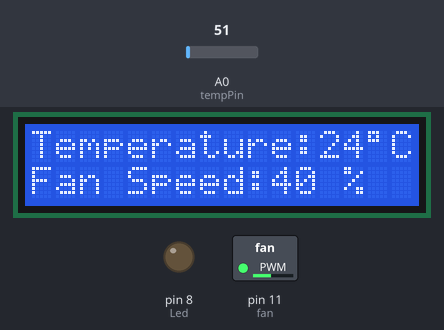
The sketch below on a simulated Arduino Uno, built with avr-gcc and run on an emulated ATmega328P. Shown: 16×2 character LCD, switched loads named in the sketch (green lamp = pin HIGH), output pins drawn as LEDs (lit = HIGH). Inputs (shaded band) come from the test bench; at power-on: A0 (tempPin) = 51.

Above: at 3.2 s.
3.3 s: A0 (tempPin) set to 61
At 4.5 s:
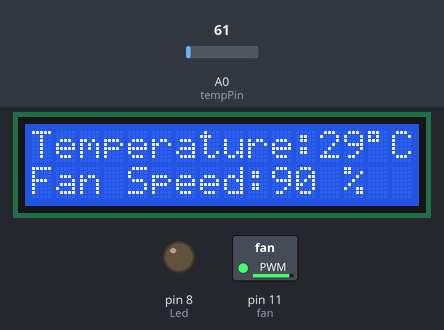
5.0 s: A0 (tempPin) set to 67
At 6.0 s:
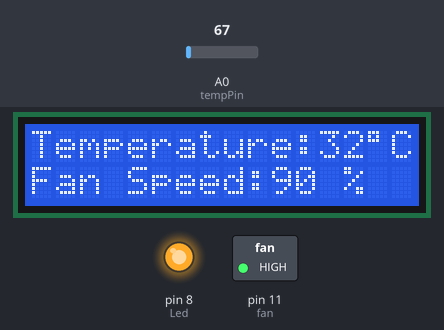
6.6 s: A0 (tempPin) set to 30
At 7.5 s:
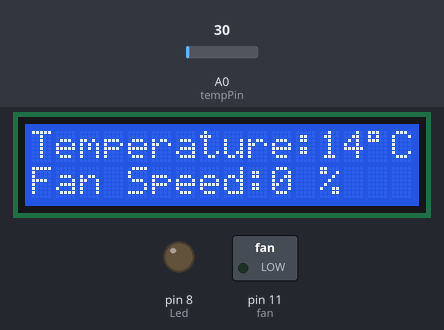
Timing chart, 0 to 9.6 s (numbered marks = the images above; inputs shaded):
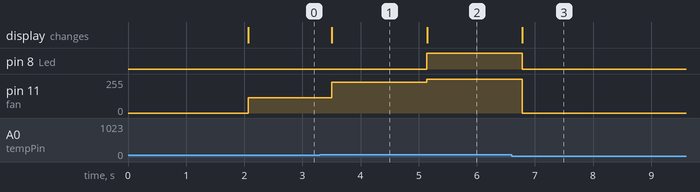

The sketch:

temp_controlled_fan.ino
```cpp
#include <LiquidCrystal.h>
LiquidCrystal lcd(2,3,4,5,6,7);
int tempPin = A0;   // the output pin of LM35
int fan = 11;       // the pin where fan is
int Led = 8;    // Led pin
int temp;
int tempMin = 20;   // the temperature to start the fan
int tempMax = 30;   // the maximum temperature when fan is at 100%
int fanSpeed;
int fanLCD;


void setup() {
  pinMode(fan, OUTPUT);
  pinMode(Led, OUTPUT);
  pinMode(tempPin, INPUT);
  lcd.begin(16,2);
  lcd.setCursor(0,0);
  lcd.print(" WELCOME To our ");
  lcd.setCursor(1,1);
  lcd.print("");
  delay(2000);
  lcd.clear();
}

void loop() {
   temp = readTemp();     // get the temperature

   if((temp >= tempMin) && (temp <= tempMax)) {  // if temperature is higher than minimum temp


       fanSpeed = map(temp, tempMin, tempMax, 20, 255); // the actual speed of fan
       fanLCD = map(temp, tempMin, tempMax, 0, 100);  // speed of fan to display on LCD
       analogWrite(fan, fanSpeed);  // spin the fan at the fanSpeed speed
   }

   if(temp < tempMin) {   // if temp is lower than minimum temp
    fanSpeed = 0;      // fan is not spinning
    fanLCD = 0;
    digitalWrite(fan, LOW);
   }

   if(temp > tempMax) {        // if temp is higher than tempMax
    digitalWrite(fan, HIGH);
    digitalWrite(Led, HIGH);  // turn on Led
   } else {                    // else turn of Led
     digitalWrite(Led, LOW);
   }

   lcd.setCursor(0,0);
   lcd.print("Temperature:");
   lcd.print(temp); // display the temperature
   lcd.write(223);
   lcd.print("C  ");

   lcd.setCursor(0,1); // move cursor to next line
   lcd.print("Fan Speed:");
   lcd.print(fanLCD); // display the fan speed
   lcd.print(" % ");
   delay(200);
}

int readTemp() {  // get the temperature and convert it to celsius
  temp = analogRead(tempPin);
  return temp * 0.48828125;
}
```

Measured:
- the behaviour switches between 63 and 64 on A0 (tempPin) (found by bisection; images 1 and 2)
- after the input at 3.3 s, pin 11 (fan): 114/255 → 231/255 after 0.20 s; the display: changes after 0.21 s (image 1)
- after the input at 5.0 s, pin 8 (Led): LOW → HIGH after 0.14 s; pin 11 (fan): 231/255 → 255/255 after 0.14 s; the display: changes after 0.15 s (image 2)
- after the input at 6.6 s, pin 8 (Led): HIGH → LOW after 0.18 s; pin 11 (fan): 255/255 → 0/255 after 0.18 s; the display: changes after 0.19 s (image 3)
